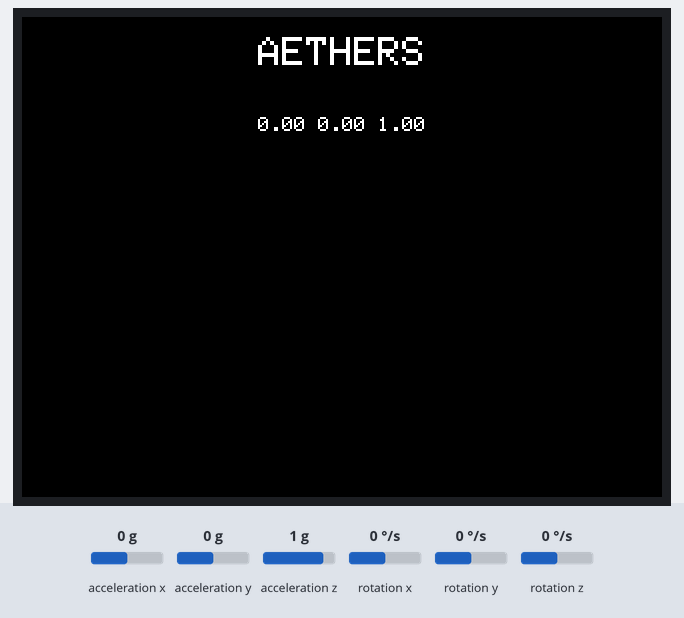
The sketch below on a simulated ESP32. Parts: 320×240 colour display. The test bench sets the inputs (shaded band); at power-on: acceleration x 0 g, acceleration y 0 g, acceleration z 1 g, rotation x 0 °/s, rotation y 0 °/s, rotation z 0 °/s. What the sketch prints to the serial monitor is not drawn.

Above: at 3.3 s.
3.4 s: acceleration x set to -1.4 g
At 4.9 s:
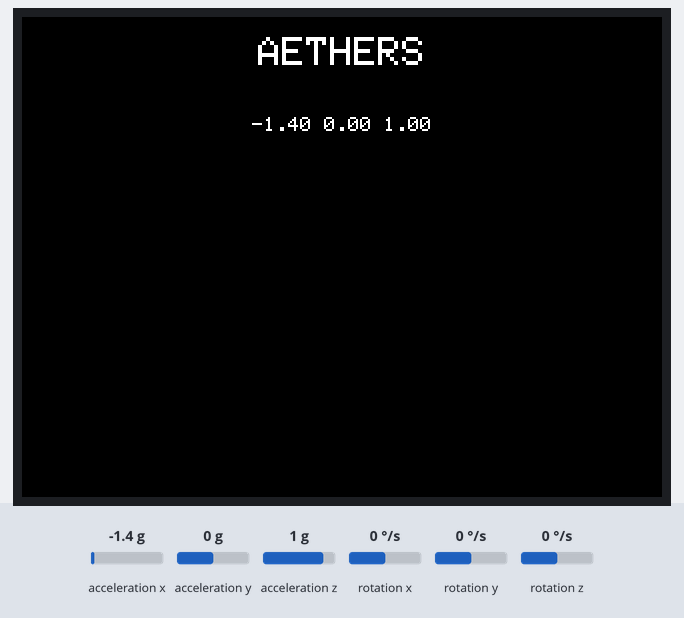
6.4 s: acceleration y set to -1.4 g
At 7.5 s:
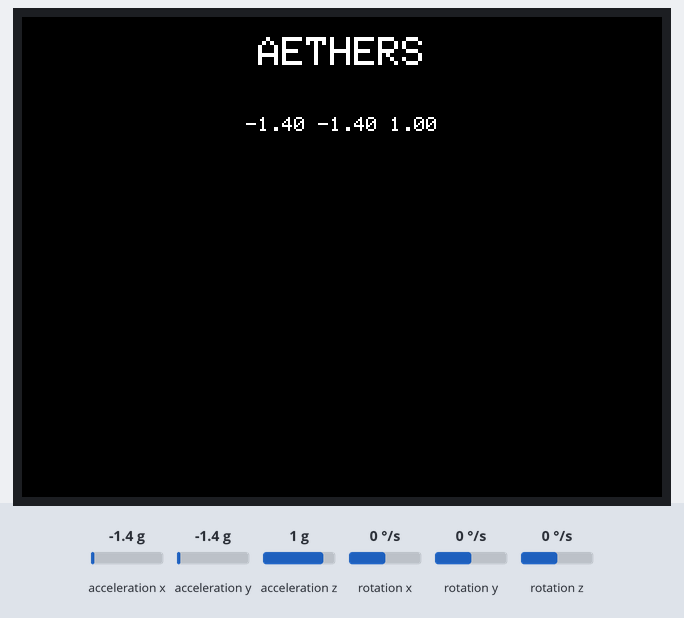
8.2 s: acceleration z set to -1.4 g
At 9.8 s:
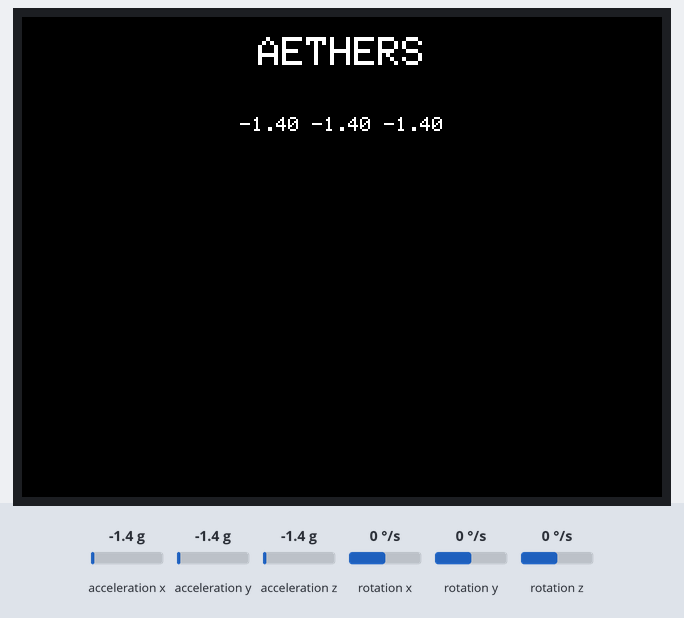
11.2 s: acceleration x set to -0.8 g
13.0 s: acceleration y set to -0.8 g
At 13.7 s:
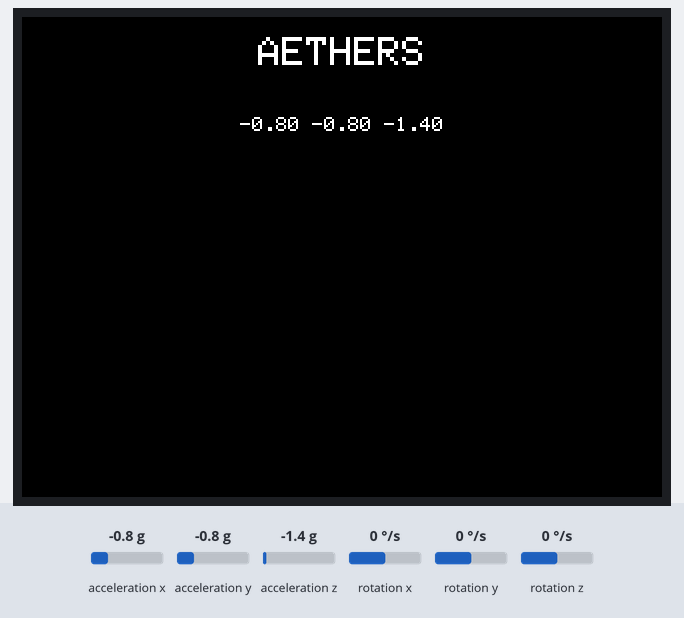
Timing chart, 0 to 16.0 s (numbered marks = the images above; inputs shaded):
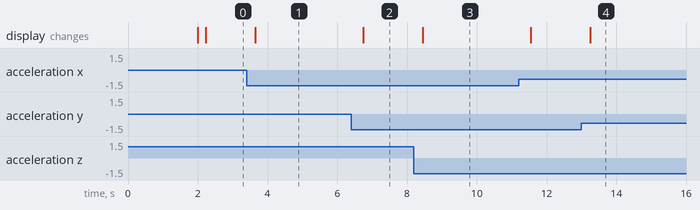

The sketch:

test_IMU.ino
```cpp
#include <M5Unified.h>

void setup(void)
{
  delay(2000);
  auto cfg            = M5.config();
  cfg.serial_baudrate = 115200;
  M5.begin(cfg);

  M5.Lcd.setTextColor(WHITE, BLACK);
}

void loop(void)
{
  auto imu_update = M5.Imu.update();
  if (imu_update)
  {
    auto data = M5.Imu.getImuData();

    M5.Lcd.fillScreen(BLACK);
    M5.Lcd.setTextColor(WHITE, BLACK);

    // --- Judul AETHERS ---
    M5.Lcd.setTextSize(2);            // Font lebih besar
    M5.Lcd.setTextDatum(TC_DATUM);    // Top Center
    M5.Lcd.drawString("AETHERS", M5.Lcd.width()/2, 10);

    // --- Data IMU ---
    char buf[64];
    sprintf(buf, "%0.2f %0.2f %0.2f", data.accel.x, data.accel.y, data.accel.z);
    Serial.printf("%f,%f,%f\r\n", data.accel.x, data.accel.y, data.accel.z);

    M5.Lcd.setTextSize(1);            // Kecilkan kembali
    M5.Lcd.setTextDatum(TC_DATUM);    // Tetap rata tengah
    M5.Lcd.drawString(buf, M5.Lcd.width()/2, 50);   // tampil di bawah judul
  }
  delay(200);
}
```

Measured:
- after the input at 3.4 s, the display: changes after 0.24 s (image 1)
- after the input at 6.4 s, the display: changes after 0.35 s (image 2)
- after the input at 8.2 s, the display: changes after 0.25 s (image 3)
- after the input at 13.0 s, the display: changes after 0.25 s (image 4)
